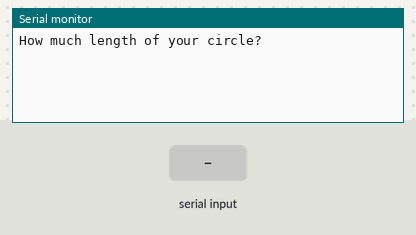
Simulated run of this sketch. Board: Arduino Uno, built with avr-gcc and run on an emulated ATmega328P. Shown: the last lines printed to the serial monitor. The test bench sets the inputs (shaded band).

Above: at 1.2 s.
1.3 s: "90,45\n" received over Serial
At 1.8 s:
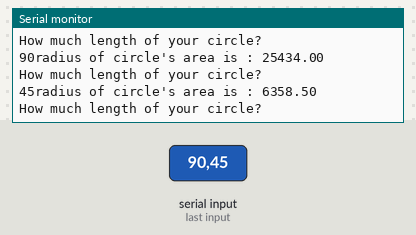
2.8 s: "30,150\n" received over Serial
At 4.2 s:
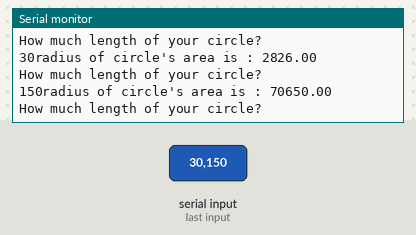
Timing chart, 0 to 5.8 s (numbered marks = the images above; inputs shaded):
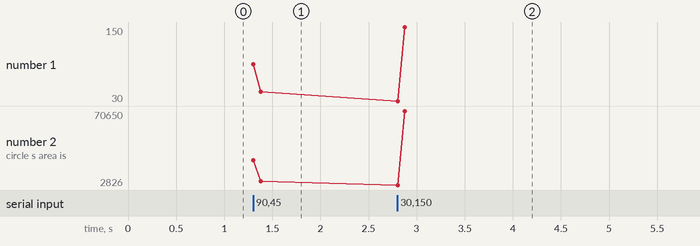

The sketch:

10_Read_from_SerialMonitor.ino
```cpp
const float pi = 3.14;
int radius;
const String msg_1 = "How much length of your circle?";
const String msg_2 = "radius of circle's area is : ";
float area;

void setup() {
  // put your setup code here, to run once:
  Serial.begin(9600);
}

void loop() {
  // put your main code here, to run repeatedly:
  Serial.println(msg_1);

  while(Serial.available() == 0) {

  }
  radius = Serial.parseInt();

  while(Serial.available() > 0) {
    Serial.read();
  }

  area = radius * radius * pi;

  Serial.print(radius);
  Serial.print(msg_2);
  Serial.println(area);
}
```

Measured:
- after the input at 1.3 s, the serial monitor: prints a new line at once (image 1)
- after the input at 2.8 s, the serial monitor: prints a new line at once (image 2)
- plotted number 1: 45 → 150 after the input at 2.8 s
- plotted number 2: 6358.5 → 70650 after the input at 2.8 s
